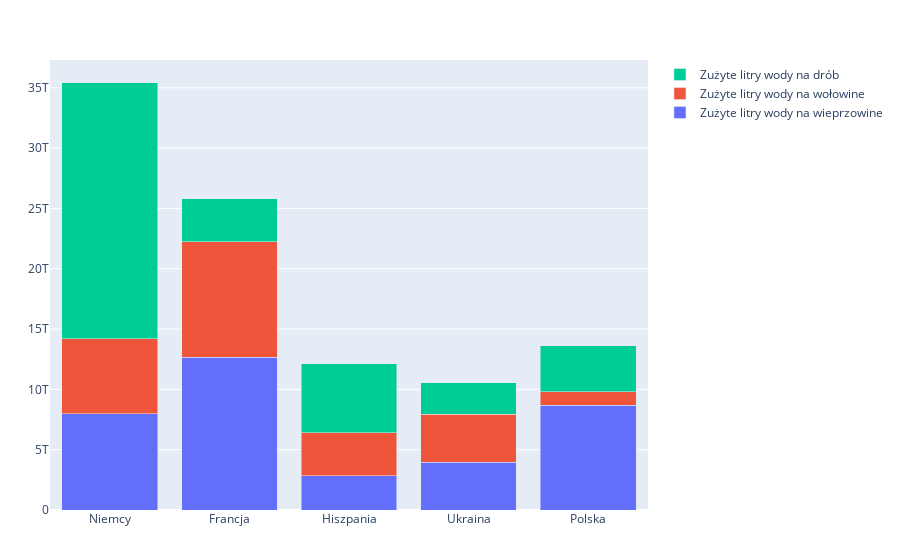

The code cell stored with this chart in its notebook:
### Code cell
using PlotlyJS

function pomnoz_liste(lista, liczba, ludzie)
    for i in 1:length(lista)
        mnoznik = liczba * ludzie[i]
        lista[i] *= mnoznik
    end
    return lista
end

europa = ["Niemcy","Francja","Hiszpania","Ukraina","Polska"]
wieprzowina = [16,31,10,15,38]
wołowina = [5,9.4,5,6,2]
drób = [64,13.1,30,15,25]
ludzie = [83000000,68000000,47500000,44000000,38000000]
pomnoz_liste(wieprzowina,6000,ludzie)
pomnoz_liste(wołowina,15000,ludzie)
pomnoz_liste(drób,4000,ludzie)
a = plot([
    bar(name="Zużyte litry wody na wieprzowine", x=europa, y=wieprzowina)
    bar(name="Zużyte litry wody na wołowine", x=europa, y=wołowina)
    bar(name="Zużyte litry wody na drób", x=europa, y=drób)
], Layout(barmode="stack"))

### Figure 1 — Plotly figure (JSON) as saved in the notebook; plotly's stock layout.template omitted (floating-point values rounded to 4 significant figures)
{"data": [{"name": "Zużyte litry wody na wieprzowine", "type": "bar", "x": ["Niemcy", "Francja", "Hiszpania", "Ukraina", "Polska"], "y": [7968000000000, 12648000000000, 2850000000000, 3960000000000, 8664000000000]}, {"name": "Zużyte litry wody na wołowine", "type": "bar", "x": ["Niemcy", "Francja", "Hiszpania", "Ukraina", "Polska"], "y": [6225000000000, 9588000000000, 3562500000000, 3960000000000, 1140000000000]}, {"name": "Zużyte litry wody na drób", "type": "bar", "x": ["Niemcy", "Francja", "Hiszpania", "Ukraina", "Polska"], "y": [21248000000000, 3563200000000, 5700000000000, 2640000000000, 3800000000000]}], "layout": {"barmode": "stack", "margin": {"b": 50, "l": 50, "r": 50, "t": 60}}}
